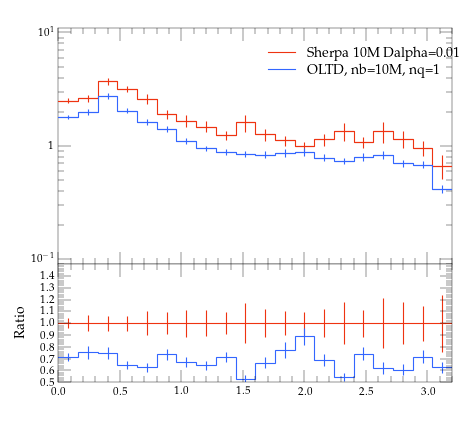

Python code for this plot:
#! /usr/bin/env python

# This Python script was auto-generated using YODA v2.0.0.
# Analysis object: /evtb/cutEg_jbjg_dphi
# Timestamp: 13-04-2024 (07:56:31)

import matplotlib as mpl
import matplotlib.pyplot as plt
mpl.use('Agg') # comment out for interactive use
import os
import numpy as np

plotDir = os.path.split(os.path.realpath(__file__))[0]
if 'YODA_USER_PLOT_PATH' in globals():
    plot_outdir = globals()['YODA_USER_PLOT_PATH']
else:
    plot_outdir = plotDir

#plot style
plt.style.use(os.path.join(plotDir, '../default.mplstyle'))
# plot metadata
figW, figH = plt.rcParams['figure.figsize']
ax_xLabel = r''
ax_yLabel = r''
ax_title  = r''
ax_xScale = 'linear'
ax_yScale = 'log'
xLims = (0.0, 3.2)
yLims = (0.09000000000000001, 11.0)

# TeX-friendly labels for the legend
labels = [ r"Sherpa 10M Dalpha=0.01", r"OLTD, nb=10M, nq=1" ]

# Create figure and axis objects
fig, (ax, ratio0_ax) = plt.subplots(2, 1, sharex=True,
                  figsize=(figW,figH), gridspec_kw={'height_ratios': (2, 1)})
ratio0_ax.yaxis.set_major_locator(mpl.ticker.MultipleLocator(0.1))
ratio0_ax.set_ylim(0.5, 1.4999)
ratio0_ax.set_ylabel('Ratio')

# LineColor map: curve index -> color
linecolors = {0: '#EE3311', 1: '#3366FF'}
# the numerical data is stored in a separate file
dataf = dict()
prefix = os.path.split(__file__)[0]
if prefix:    prefix = prefix + '/'
exec(open(prefix+'cutEg_jbjg_dphi__data.py').read(), dataf)


legend_handles = [] # keep track of handles for the legend

# style options for curves
# starts at zorder>=5 to draw curve on top of legend
styles = {
  'curve0': {
    'color' : linecolors[0],
    'linestyle' : '-',
    'marker' : 'o',
    'zorder' : 5,
    'histstyle' : True,
  },
  'curve1': {
    'color' : linecolors[1],
    'linestyle' : '-',
    'marker' : 'o',
    'zorder' : 6,
    'histstyle' : True,
  },
}
# curve from input yoda files in main panel
for label in dataf['yvals'].keys():
    if all(np.isnan(v) for v in dataf['yvals'][label]):
        continue
    tmp = None
    if styles[label]['histstyle']: # draw as histogram
        tmp, = ax.plot(dataf['xedges'], dataf['yedges'][label],
                       color=styles[label]['color'],
                       linestyle=styles[label]['linestyle'],
                       drawstyle='steps-pre', solid_joinstyle='miter',
                       zorder=styles[label]['zorder'], label=label)
        ax.errorbar(dataf['xpoints'], dataf['yvals'][label], color=styles[label]['color'],
                    xerr=dataf['xerrs'], yerr=[dataf['ydowns'][label], dataf['yups'][label]],
                    linestyle='none', zorder=styles[label]['zorder'])
    else: # draw as scatter
        tmp = ax.errorbar(dataf['xpoints'], dataf['yvals'][label],
                          xerr=dataf['xerrs'],
                          yerr=[ dataf['ydowns'][label],
                          dataf['yups'][label] ],
                          fmt=styles[label]['marker'],
                          ecolor=styles[label]['color'],
                          color=styles[label]['color'], zorder=2)
        tmp[-1][0].set_linestyle(styles[label]['linestyle'])
    legend_handles += [tmp]
    for varLabel in dataf['variation_yvals'].keys():
        if varLabel.startswith(label):
            tmp, = ax.plot(dataf['xedges'], dataf['variation_yvals'][varLabel],
                           color=styles[label]['color'],
                           linestyle=styles[label]['linestyle'],
                           drawstyle='steps-pre', solid_joinstyle='miter',
                           zorder=styles[label]['zorder'], alpha=0.5)


# plots on ratio panel
# curve from input yoda files in ratio panel
for label, yvals in dataf['ratio0_yvals'].items():
    if all(np.isnan(v) for v in yvals):
        continue
    if styles[label]['histstyle']: # plot as histogram
        ratio0_ax.plot(dataf['xedges'], yvals,
                       color=styles[label]['color'],
                       linestyle=styles[label]['linestyle'],
                       drawstyle='steps-pre', zorder=1,
                       solid_joinstyle='miter')
        ratio0_ax.vlines(dataf['xpoints'],
                         dataf['ratio0_ymin'][label],
                         dataf['ratio0_ymax'][label],
                         color=styles[label]['color'], zorder=1)
    else: # plot as scatter
        tmp = ratio0_ax.errorbar(dataf['xpoints'],
                                 yvals, xerr=dataf['xerrs'],
                                 yerr=dataf['ratio0_yerrs'][label],
                                 fmt=styles[label]['marker'],
                                 ecolor=styles[label]['color'],
                                 color=styles[label]['color'])
        tmp[-1][0].set_linestyle(styles[label]['linestyle'])

    for varlabel in dataf['ratio0_variation_vals'].keys():
        if varlabel.startswith(label):
            ratio0_ax.plot(dataf['xedges'],
                            dataf['ratio0_variation_vals'][varlabel],
                            color=styles[label]['color'],
                            linestyle=styles[label]['linestyle'],
                            drawstyle='steps-pre', solid_joinstyle='miter',
                            zorder=1, alpha=0.5)

legend_pos = (0.5, 0.97)
ax.legend(legend_handles, labels, loc='upper left', bbox_to_anchor=legend_pos)

# set plot metadata as defined above
ratio0_ax.set_xlabel(ax_xLabel)
ratio0_ax.xaxis.set_label_coords(1., -.15)
ax.set_ylabel(ax_yLabel, loc='top')
ax.set_title(ax_title, loc='left')
ax.set_xscale(ax_xScale)
ax.set_yscale(ax_yScale)
ax.set_xlim(xLims)
ax.set_ylim(yLims)

# tick formatting
plt.rcParams['xtick.top'] = True
plt.rcParams['ytick.right'] = True
ax.yaxis.set_major_locator(mpl.ticker.LogLocator(base=10.0, numticks=np.inf))
ax.yaxis.set_minor_locator(mpl.ticker.LogLocator(
                           base=10.0, subs=np.arange(0.1, 1, 0.1), numticks=np.inf))
fig.align_ylabels((ax, ratio0_ax))
plt.savefig(os.path.join(plot_outdir, 'cutEg_jbjg_dphi.pdf'), format='PDF')
plt.savefig(os.path.join(plot_outdir, 'cutEg_jbjg_dphi.png'), format='PNG')

plt.close(fig)
